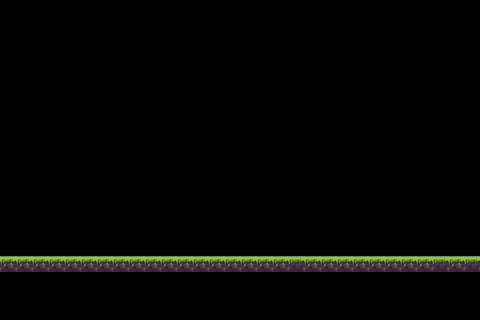

A level layout from a 2D game, rendered from its tile map. Below: a short description, then the map file with its tile-grid data intact:
An orthogonal 30x20 tile map with 16x16 px tiles, 1 tile layer (Layer1).

<map version="1.10" tiledversion="1.12.1" orientation="orthogonal" renderorder="right-down" width="30" height="20" tilewidth="16" tileheight="16" infinite="0" nextlayerid="2" nextobjectid="1">
 <tileset firstgid="1" source="tileset.tsx" />
 <layer id="1" name="Layer1" width="30" height="20">
  <data encoding="csv">
0,0,0,0,0,0,0,0,0,0,0,0,0,0,0,0,0,0,0,0,0,0,0,0,0,0,0,0,0,0,
0,0,0,0,0,0,0,0,0,0,0,0,0,0,0,0,0,0,0,0,0,0,0,0,0,0,0,0,0,0,
0,0,0,0,0,0,0,0,0,0,0,0,0,0,0,0,0,0,0,0,0,0,0,0,0,0,0,0,0,0,
0,0,0,0,0,0,0,0,0,0,0,0,0,0,0,0,0,0,0,0,0,0,0,0,0,0,0,0,0,0,
0,0,0,0,0,0,0,0,0,0,0,0,0,0,0,0,0,0,0,0,0,0,0,0,0,0,0,0,0,0,
0,0,0,0,0,0,0,0,0,0,0,0,0,0,0,0,0,0,0,0,0,0,0,0,0,0,0,0,0,0,
0,0,0,0,0,0,0,0,0,0,0,0,0,0,0,0,0,0,0,0,0,0,0,0,0,0,0,0,0,0,
0,0,0,0,0,0,0,0,0,0,0,0,0,0,0,0,0,0,0,0,0,0,0,0,0,0,0,0,0,0,
0,0,0,0,0,0,0,0,0,0,0,0,0,0,0,0,0,0,0,0,0,0,0,0,0,0,0,0,0,0,
0,0,0,0,0,0,0,0,0,0,0,0,0,0,0,0,0,0,0,0,0,0,0,0,0,0,0,0,0,0,
0,0,0,0,0,0,0,0,0,0,0,0,0,0,0,0,0,0,0,0,0,0,0,0,0,0,0,0,0,0,
0,0,0,0,0,0,0,0,0,0,0,0,0,0,0,0,0,0,0,0,0,0,0,0,0,0,0,0,0,0,
0,0,0,0,0,0,0,0,0,0,0,0,0,0,0,0,0,0,0,0,0,0,0,0,0,0,0,0,0,0,
0,0,0,0,0,0,0,0,0,0,0,0,0,0,0,0,0,0,0,0,0,0,0,0,0,0,0,0,0,0,
0,0,0,0,0,0,0,0,0,0,0,0,0,0,0,0,0,0,0,0,0,0,0,0,0,0,0,0,0,0,
0,0,0,0,0,0,0,0,0,0,0,0,0,0,0,0,0,0,0,0,0,0,0,0,0,0,0,0,0,0,
187,187,187,187,187,187,187,187,187,187,187,187,187,187,187,187,187,187,188,187,187,187,187,187,187,187,187,188,187,188,
0,0,0,0,0,0,0,0,0,0,0,0,0,0,0,0,0,0,0,0,0,0,0,0,0,0,0,0,0,0,
0,0,0,0,0,0,0,0,0,0,0,0,0,0,0,0,0,0,0,0,0,0,0,0,0,0,0,0,0,0,
0,0,0,0,0,0,0,0,0,0,0,0,0,0,0,0,0,0,0,0,0,0,0,0,0,0,0,0,0,0
</data>
 </layer>
</map>
